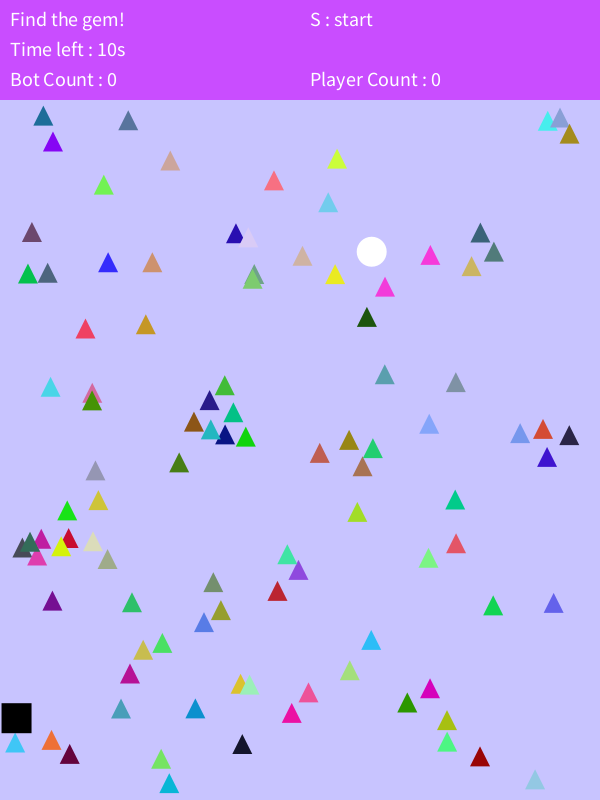
Frame 1 (no input)
Frame 60 (the mouse pressed at the canvas centre just before this capture): identical to frame 1, image omitted
Frame 120 (the mouse held since frame 60 and released just before this capture): identical to frame 1, image omitted

The Processing sketch that drew this single still picture (run headless with seeded random() and noise(); from frame 60 on, the mouse is pressed at the canvas centre):

// Processing sketch: sketch_22500449_final
// ── sketch_22500449_final.pde
int startTime = -1;
int curruntTime = -1;
boolean gameStarted = false;
boolean gameEnded = false;
String winner = "Player";
int botCount,playerCount;

int nGem = 100;
float[] xg = new float[nGem];
float[] yg = new float[nGem];
boolean[] gv = new boolean[nGem];
color[] gc = new color[nGem];

float botX, botY;
int botDirX, botDirY;

float playerX, playerY;

void setup(){
  size(600,800);
  startTime = -1;
  for(int gem = 0; gem<nGem; gem++){
    xg[gem] = random(10, width-10);
    yg[gem] = random(120, height);
    gv[gem] = true;
    gc[gem] = color(random(0,255),random(0,255),random(0,255));
  }
  
  botX = random(15, width-15);
  botY = random(115, height-15);
  botDirX = 0;
  botDirY = 0;
  playerX = random(15, width-15);
  playerY = random(115, height-15);
}

void drawMenu(){
  noStroke();
  fill(#C94DFF);
  rectMode(CORNER);
  rect(0,0,width, 100);
  
  if(gameEnded){
    if(botCount>playerCount){
      winner = "Computer(BOT)";
    }else if(playerCount==botCount){
      winner = "No one";
    }
  }
  
  fill(255);
  textSize(20);
  textAlign(LEFT,BOTTOM);
  text("Find the gem!",10, 30);
  text("S : start", width/2+10, 30);
  text("Time left : "+(10-round((curruntTime-startTime)/1000))+'s', 10, 60);
  if(gameEnded){text(winner+" wins!", width/2+10, 60);}
  text("Bot Count : "+botCount, 10,90);
  text("Player Count : "+playerCount, width/2+10, 90);
}

void drawGem(){
  for(int gem = 0; gem<nGem; gem++){
    if (dist(xg[gem], yg[gem]-10, botX, botY)<20){
      if (gv[gem]){botCount += 1;}
      gv[gem] = false;}
      
    if (dist(xg[gem], yg[gem]-10, playerX, playerY)<15){
      if (gv[gem]){playerCount += 1;}
      gv[gem] = false;}
      
    fill(gc[gem]);
    if(gv[gem] == true){triangle(xg[gem]-10,yg[gem],xg[gem]+10,yg[gem],xg[gem],yg[gem]-20);}
  }
}

void drawBot(){
  rectMode(CENTER);
  fill(0);
  rect(botX,botY, 30,30);
  botX += 4*botDirX;
  botY += 2*botDirY;
  if(botY > height+15){botY = 115;}
  if(botX < 15 || botX>width-15){botDirX *= -1;}
  if(gameEnded){botDirX = 0; botDirY = 0;}
}

void drawPlayer(){
  fill(255);
  ellipse(playerX, playerY, 30,30);
  if(gameStarted && mousePressed){
    playerX = pmouseX;
    playerY = pmouseY;
  }
}

void draw(){
  background(#C8C4FF);
  drawMenu();
  drawGem();
  drawBot();
  drawPlayer();
  if(gameStarted){curruntTime = millis();}
  if(curruntTime-startTime>10000 && startTime != -1){gameEnded = true;gameStarted = false;}
}


void keyPressed(){ 
  if(key == 's' || key == 'S'){
    if(!gameStarted){ //게임 시작 대기중일때.
      botDirX = -1;
      botDirY = +1;
      gameStarted = true;
      startTime = millis();
    }
  }
}
